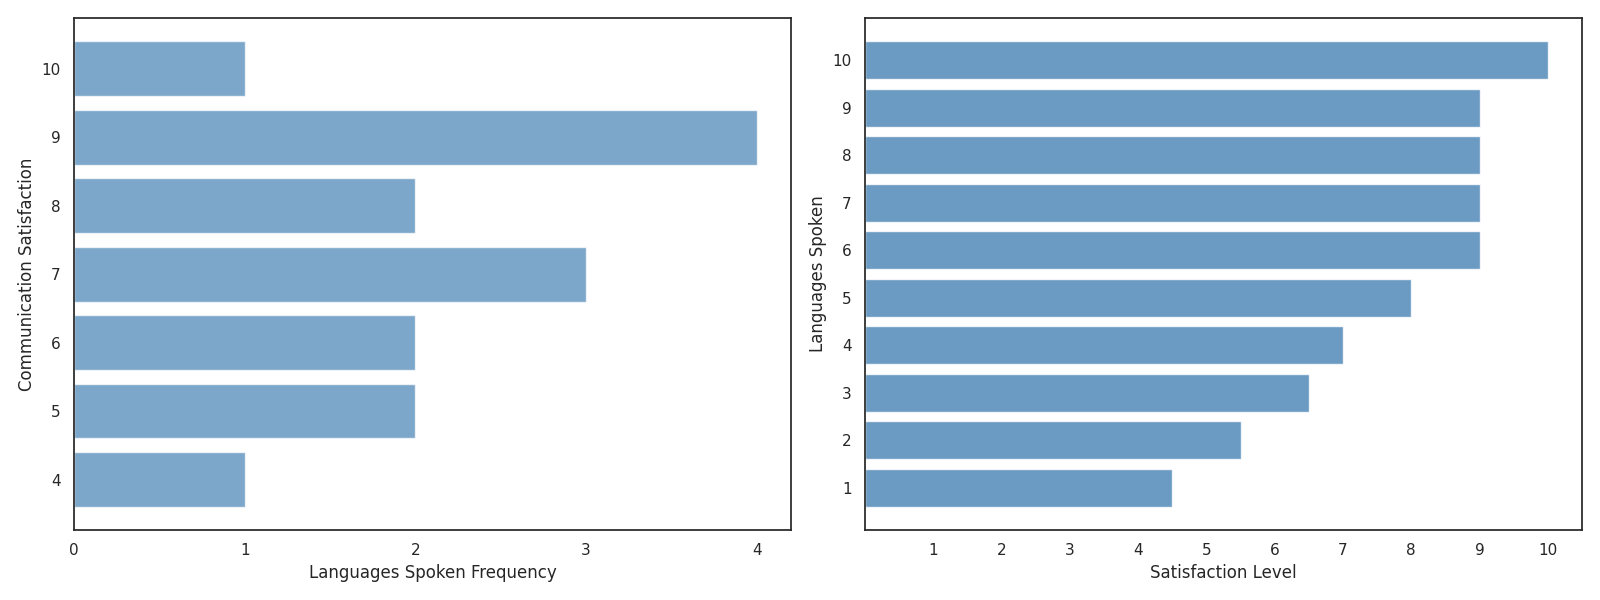

Python code for this plot:
import numpy as np
import matplotlib.pyplot as plt

languages_spoken = np.array([1, 1, 2, 2, 3, 3, 4, 4, 5, 5, 6, 7, 8, 9, 10])
satisfaction_level = np.array([4, 5, 5, 6, 6, 7, 7, 7, 8, 8, 9, 9, 9, 9, 10])

unique_languages = np.unique(languages_spoken)
avg_satisfaction = [satisfaction_level[languages_spoken == lang].mean() for lang in unique_languages]
unique_languages = np.array(unique_languages)
avg_satisfaction = np.array(avg_satisfaction)

unique_levels, frequency = np.unique(satisfaction_level, return_counts=True)

fig, axes = plt.subplots(nrows=1, ncols=2, figsize=(16, 6))

axes[1].barh(unique_languages, avg_satisfaction, color='steelblue', alpha=0.8)
axes[1].set_xlabel('Satisfaction Level', fontsize=12)
axes[1].set_ylabel('Languages Spoken', fontsize=12)
axes[1].set_xticks(np.arange(1, 11, 1))
axes[1].set_yticks(unique_languages)

axes[0].barh(unique_levels, frequency, color='steelblue', alpha=0.7)
axes[0].set_xlabel('Languages Spoken Frequency', fontsize=12)
axes[0].set_ylabel('Communication Satisfaction', fontsize=12)
axes[0].set_xticks(np.arange(0, max(frequency) + 1, 1))
axes[0].set_yticks(unique_levels)

plt.tight_layout()

plt.show()
